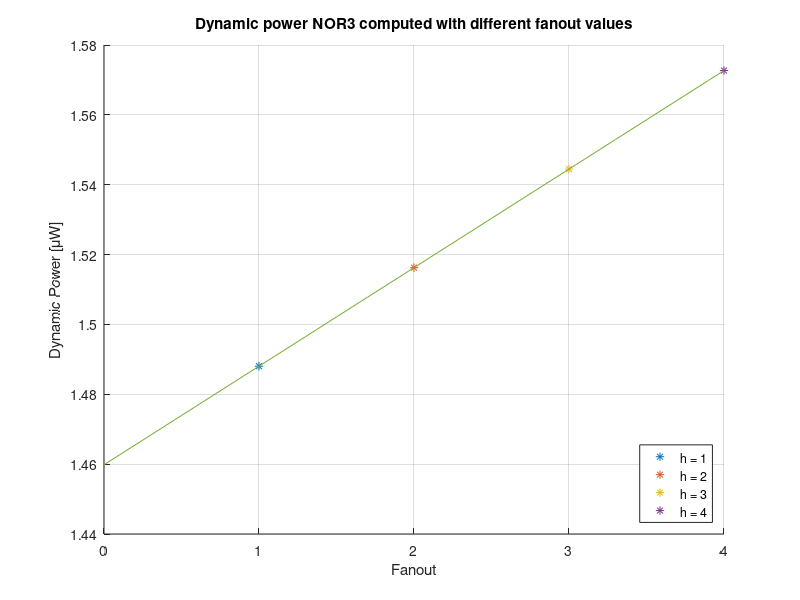
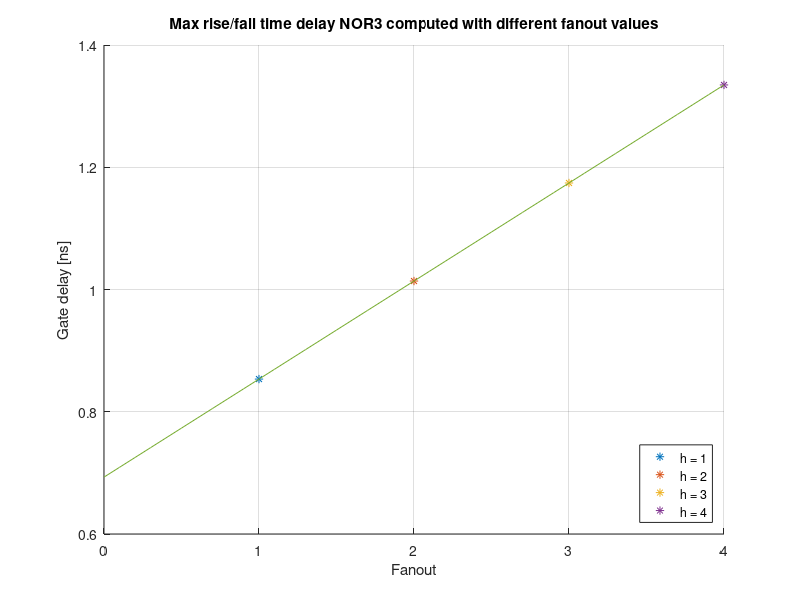

These figures' MATLAB source, in order:
clear all
close all
clc


%Constants and physical parameters

Vdd     = 0.97; %V
Vth_n   = 0; %V
Vth_p   = 0; %V
Cox     = 2.6562e-6; %pF/um^2
Lgate   = 27; %nm
Wgate_n = 270; %nm for nMOS
Xj      = 0; %nm
Cj0n    = 2.7e-3; %pF/um^2
Cj0p    = 3.3e-3; %pF/um^2
Cjswn   = 9.2e-4; %pF/um
Cjswp   = 8e-4; %pF/um
Cgd0n   = 1.35e-4; %pF/um
Cgd0p   = 1e-4; %pF/um
Ion_n   = 1200; %uA/um
Ion_p   = 0; %nA/um
Ioff_n  = 100; %nA/um
Ioff_p  = 129; %nA/um
Igate_n = 224; %nA/um
Igate_p = 290; %nA/um
mueff_n = 1.4*1e11; %um^2/Vs %%%%verificare
mueff_p = 0.45*1e11; %um^2/Vs
Gamma   = 0; %um^2/Vs
Mjn     = 0.38; % %
Mjp     = 0.45; % %
Mswn    = 0.22; % %
Mswp    = 0.265; % %
Pbn     = 0.85; %V
Pbp     = 0.87; %V
Pbswn   = 0.67; %V
Pbswp   = 0.76; %V
Pa      = 0.5; %Probability input signal A is equal to 1
Pb      = 0.5; %Probability input signal B is equal to 1
freq    = 1;    %GHz
const   = 2;

% Transistor dimensions	um

	Wn2 			= 2*Wgate_n; %nm %abbiamo tolto 1e-3        		
	Wp 			= 1.29.*Wgate_n; %nm %abbiamo tolto 1e-3	


% D/S dimensions
	
	Leff		=	Lgate-Gamma.*Xj;  %nm effective lenght
	fs_I		=	Leff./1000;       %to move from nm to um
	WD			=	fs_I;
	lungh_diff	=	2.5.*fs_I;        %um Source and drain diffusion length
	
    %perim_N		=	2.*lungh_diff+WD; %nm perimeter nMOS dimension
	%perim_P		=	2.*lungh_diff+1.29.*WD; %nm perimeter pMOS dimension
    
    perim_N = 2*lungh_diff*1e3 + Wn2;     %nm = [um]*1000+[nm]
    perim_P = 2*lungh_diff*1e3 + Wp;      %nm = [um]*1000+[nm]



% Capacitances

	Cbottom_n	=	lungh_diff.*Cj0n.*(1+Vdd./(2.*Pbn)).^(-Mjn);  %pF/um nMOS source and drain diffusion capacitance 
	Csidewall_n	=	Cjswn.*(1+Vdd./(2.*Pbswn)).^(-Mswn); 	%pF./um nMOS source and drain sidewall capacitance
	Cbottom_p	=	lungh_diff.*Cj0p.*(1+Vdd./(2.*Pbp)).^(-Mjp); 	%pF./um pMOS source and drain diffusion capacitance
	Csidewall_p	=	Cjswp.*(1+Vdd./(2.*Pbswp)).^(-Mswp);   %pF./um pMOS source and drain sidewall capacitance
    Coverlap_n  =   Cgd0n.*Wn2*1e-3; %pF 
    Coverlap_p  =   Cgd0n.*Wp*1e-3; %pF
	Cjn			=	Cbottom_n.*WD+Csidewall_n.*perim_N/1000;		%pF nMOS junction capacitance 
	Cjp			=	Cbottom_p.*2.*WD+Csidewall_p.*perim_P/1000;	    %pF pMOS junction capacitance 
	C_ox_n 		= 	Cox.*Wn2.*Leff.*1e-6;%pF effective nMOS oxide capacitance 
	C_ox_p 		= 	Cox.*Wp.*Leff.*1e-6;%pF effective pMOS oxide capacitance

% MOS resistances for delay

	Rn 			= 	1/(mueff_n*Cox*(Wn2/Leff)*(Vdd-Vth_n))*1e12;	%Ohm nMOS channel resistance
	Rp			= 	1/(mueff_p*Cox*( Wp/Leff)*abs(Vth_p-Vdd))*1e12;	%Ohm pMOS channel resistance

% Ig

	Igate_nmos 	= 	Igate_n.*Wn2/1000;    %nA=[nA/um]*(nm/1000);
	Igate_pmos 	= 	Igate_p.*Wp/1000;     %nA=[nA/um]*(nm/1000);

% Ioff

	Ioff_nmos 	= 	Ioff_n.*Wn2/1000;          %nA=[nA/um]*(nm/1000);
	Ioff_pmos 	= 	Ioff_p.*Wp/1000;           %nA=[nA/um]*(nm/1000);

% Outputs

% Dynamic power

	Cin 		= 	C_ox_n*const+C_ox_p+2*Coverlap_n+2*Coverlap_p;  %pF
	Cl 			=  	C_ox_n+C_ox_p+2*Coverlap_n+2*Coverlap_p;        %pF
	Cjn			=	(Cbottom_n.*Wn2+Csidewall_n.*perim_N)*1e-3;		%pF
	Cjp			=	(Cbottom_p.*Wp +Csidewall_p.*perim_P)*1e-3;	    %pF
	CinN 		= 	Cox*Leff*1e-6*Wn2 + 2*Coverlap_n ;	%pF
	CinP 		= 	Cox*Leff*1e-6*Wp + 2*Coverlap_p ;
	%Cx1 		=	Cjn; %since we are assuming interdigitated structure
	%Cx2 		= 	Cjn; %since the Nmos are in series
    Cx          =   2*Cjn; %since Cx1=Cx2. 
    
    figure;
	for h=1:4 % Different fanouts
		i(h) = h;
        Cy = Cjp + Cjn + h*Cl;
		Calpha = 3*CinN + 1.75*Cx + 0.25*Cy +  2*CinP;
		Power_dynamic_nor3(h) = 0.5*freq*Calpha*Vdd^2*1e3; % microW	
        hold on
        plot(h,Power_dynamic_nor3(h),'*')
        title('Dynamic power NOR3 computed with different fanout values');
        xlabel('Fanout');
        ylabel('Dynamic Power [\muW]');
        grid on
    end ;
    p = polyfit(i,Power_dynamic_nor3,1);
    x1 = linspace(0,4,41);
    y1 = polyval(p,x1);
    plot(x1,y1);
    legend('h = 1', 'h = 2', 'h = 3', 'h = 4', 'Location', 'SouthEast');


% Delay
    figure;
	for h=1:4 % Different fanouts
		i(h) = h;
        CMOS_tpdr = Rp*(Cjp + Cjn + h*Cl);
		CMOS_tpdf = Rn*(5*Cjn + 2*Cjp + 2*h*Cl);
	    t_delay(h)= max(CMOS_tpdr,CMOS_tpdf)/1e3; % ps
        hold on
        plot(h,t_delay(h),'*')
        title('Max rise/fall time delay NOR3 computed with different fanout values');
        xlabel('Fanout');
        ylabel('Gate delay [ns]');
        grid on
    end ;
    p = polyfit(i,t_delay,1);
    x1 = linspace(0,4,41);
    y1 = polyval(p,x1);
    plot(x1,y1);
    legend('h = 1', 'h = 2', 'h = 3', 'h = 4', 'Location', 'SouthEast');

% Static power

	I_leak = (1/16)*( 8*Igate_pmos + 7*Ioff_pmos + 40*Igate_nmos + 54*Ioff_nmos); % nA
	Power_static_nor3 = Vdd*I_leak %nW